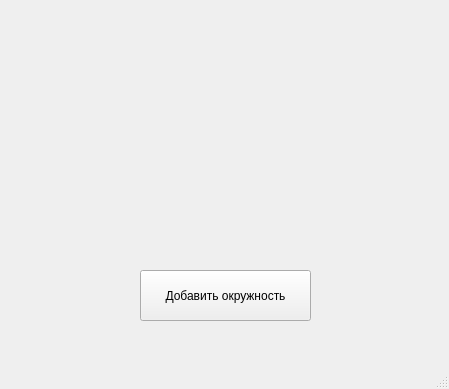
<?xml version="1.0" encoding="UTF-8"?>
<ui version="4.0">
 <class>MainWindow</class>
 <widget class="QMainWindow" name="MainWindow">
  <property name="geometry">
   <rect>
    <x>0</x>
    <y>0</y>
    <width>449</width>
    <height>389</height>
   </rect>
  </property>
  <property name="windowTitle">
   <string>MainWindow</string>
  </property>
  <widget class="QWidget" name="centralwidget">
   <widget class="QPushButton" name="addCircleButton">
    <property name="geometry">
     <rect>
      <x>140</x>
      <y>270</y>
      <width>171</width>
      <height>51</height>
     </rect>
    </property>
    <property name="text">
     <string>Добавить окружность</string>
    </property>
   </widget>
   <widget class="QWidget" name="drawingArea" native="true">
    <property name="geometry">
     <rect>
      <x>0</x>
      <y>0</y>
      <width>451</width>
      <height>271</height>
     </rect>
    </property>
   </widget>
  </widget>
  <widget class="QMenuBar" name="menubar">
   <property name="geometry">
    <rect>
     <x>0</x>
     <y>0</y>
     <width>449</width>
     <height>21</height>
    </rect>
   </property>
  </widget>
  <widget class="QStatusBar" name="statusbar"/>
 </widget>
 <resources/>
 <connections/>
</ui>
